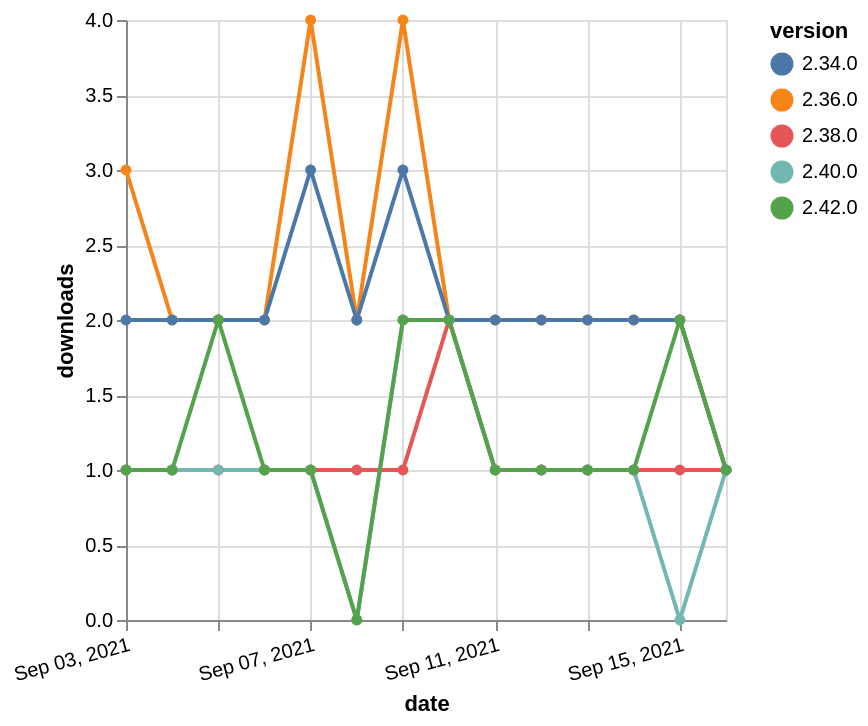

Express this chart as Vega-Lite.
### Vega-Lite specification from a JSON file in a GitHub repository (floating-point values rounded to 4 significant figures)
{"$schema": "https://vega.github.io/schema/vega-lite/v5.json", "description": "A simple bar chart with embedded data.", "data": {"values": [{"date": "2021-09-03", "total": 2504, "delta": 3, "version": "2.36.0"}, {"date": "2021-09-04", "total": 2506, "delta": 2, "version": "2.36.0"}, {"date": "2021-09-05", "total": 2508, "delta": 2, "version": "2.36.0"}, {"date": "2021-09-06", "total": 2510, "delta": 2, "version": "2.36.0"}, {"date": "2021-09-07", "total": 2514, "delta": 4, "version": "2.36.0"}, {"date": "2021-09-08", "total": 2516, "delta": 2, "version": "2.36.0"}, {"date": "2021-09-09", "total": 2520, "delta": 4, "version": "2.36.0"}, {"date": "2021-09-10", "total": 2522, "delta": 2, "version": "2.36.0"}, {"date": "2021-09-11", "total": 2524, "delta": 2, "version": "2.36.0"}, {"date": "2021-09-12", "total": 2526, "delta": 2, "version": "2.36.0"}, {"date": "2021-09-13", "total": 2528, "delta": 2, "version": "2.36.0"}, {"date": "2021-09-14", "total": 2530, "delta": 2, "version": "2.36.0"}, {"date": "2021-09-15", "total": 2532, "delta": 2, "version": "2.36.0"}, {"date": "2021-09-16", "total": 2533, "delta": 1, "version": "2.36.0"}, {"date": "2021-09-03", "total": 239, "delta": 1, "version": "2.38.0"}, {"date": "2021-09-04", "total": 240, "delta": 1, "version": "2.38.0"}, {"date": "2021-09-05", "total": 241, "delta": 1, "version": "2.38.0"}, {"date": "2021-09-06", "total": 242, "delta": 1, "version": "2.38.0"}, {"date": "2021-09-07", "total": 243, "delta": 1, "version": "2.38.0"}, {"date": "2021-09-08", "total": 244, "delta": 1, "version": "2.38.0"}, {"date": "2021-09-09", "total": 245, "delta": 1, "version": "2.38.0"}, {"date": "2021-09-10", "total": 247, "delta": 2, "version": "2.38.0"}, {"date": "2021-09-11", "total": 248, "delta": 1, "version": "2.38.0"}, {"date": "2021-09-12", "total": 249, "delta": 1, "version": "2.38.0"}, {"date": "2021-09-13", "total": 250, "delta": 1, "version": "2.38.0"}, {"date": "2021-09-14", "total": 251, "delta": 1, "version": "2.38.0"}, {"date": "2021-09-15", "total": 252, "delta": 1, "version": "2.38.0"}, {"date": "2021-09-16", "total": 253, "delta": 1, "version": "2.38.0"}, {"date": "2021-09-03", "total": 2382, "delta": 2, "version": "2.34.0"}, {"date": "2021-09-04", "total": 2384, "delta": 2, "version": "2.34.0"}, {"date": "2021-09-05", "total": 2386, "delta": 2, "version": "2.34.0"}, {"date": "2021-09-06", "total": 2388, "delta": 2, "version": "2.34.0"}, {"date": "2021-09-07", "total": 2391, "delta": 3, "version": "2.34.0"}, {"date": "2021-09-08", "total": 2393, "delta": 2, "version": "2.34.0"}, {"date": "2021-09-09", "total": 2396, "delta": 3, "version": "2.34.0"}, {"date": "2021-09-10", "total": 2398, "delta": 2, "version": "2.34.0"}, {"date": "2021-09-11", "total": 2400, "delta": 2, "version": "2.34.0"}, {"date": "2021-09-12", "total": 2402, "delta": 2, "version": "2.34.0"}, {"date": "2021-09-13", "total": 2404, "delta": 2, "version": "2.34.0"}, {"date": "2021-09-14", "total": 2406, "delta": 2, "version": "2.34.0"}, {"date": "2021-09-15", "total": 2408, "delta": 2, "version": "2.34.0"}, {"date": "2021-09-16", "total": 2409, "delta": 1, "version": "2.34.0"}, {"date": "2021-09-03", "total": 194, "delta": 1, "version": "2.40.0"}, {"date": "2021-09-04", "total": 195, "delta": 1, "version": "2.40.0"}, {"date": "2021-09-05", "total": 196, "delta": 1, "version": "2.40.0"}, {"date": "2021-09-06", "total": 197, "delta": 1, "version": "2.40.0"}, {"date": "2021-09-07", "total": 198, "delta": 1, "version": "2.40.0"}, {"date": "2021-09-08", "total": 198, "delta": 0, "version": "2.40.0"}, {"date": "2021-09-09", "total": 200, "delta": 2, "version": "2.40.0"}, {"date": "2021-09-10", "total": 202, "delta": 2, "version": "2.40.0"}, {"date": "2021-09-11", "total": 203, "delta": 1, "version": "2.40.0"}, {"date": "2021-09-12", "total": 204, "delta": 1, "version": "2.40.0"}, {"date": "2021-09-13", "total": 205, "delta": 1, "version": "2.40.0"}, {"date": "2021-09-14", "total": 206, "delta": 1, "version": "2.40.0"}, {"date": "2021-09-15", "total": 206, "delta": 0, "version": "2.40.0"}, {"date": "2021-09-16", "total": 207, "delta": 1, "version": "2.40.0"}, {"date": "2021-09-03", "total": 192, "delta": 1, "version": "2.42.0"}, {"date": "2021-09-04", "total": 193, "delta": 1, "version": "2.42.0"}, {"date": "2021-09-05", "total": 195, "delta": 2, "version": "2.42.0"}, {"date": "2021-09-06", "total": 196, "delta": 1, "version": "2.42.0"}, {"date": "2021-09-07", "total": 197, "delta": 1, "version": "2.42.0"}, {"date": "2021-09-08", "total": 197, "delta": 0, "version": "2.42.0"}, {"date": "2021-09-09", "total": 199, "delta": 2, "version": "2.42.0"}, {"date": "2021-09-10", "total": 201, "delta": 2, "version": "2.42.0"}, {"date": "2021-09-11", "total": 202, "delta": 1, "version": "2.42.0"}, {"date": "2021-09-12", "total": 203, "delta": 1, "version": "2.42.0"}, {"date": "2021-09-13", "total": 204, "delta": 1, "version": "2.42.0"}, {"date": "2021-09-14", "total": 205, "delta": 1, "version": "2.42.0"}, {"date": "2021-09-15", "total": 207, "delta": 2, "version": "2.42.0"}, {"date": "2021-09-16", "total": 208, "delta": 1, "version": "2.42.0"}]}, "width": "container", "mark": {"type": "line", "point": {"filled": true}}, "encoding": {"x": {"field": "date", "type": "temporal", "timeUnit": "yearmonthdate", "title": "date", "axis": {"labelAngle": -15}}, "y": {"field": "delta", "type": "quantitative", "title": "downloads"}, "color": {"field": "version", "type": "nominal"}, "tooltip": {"field": "delta"}}}
